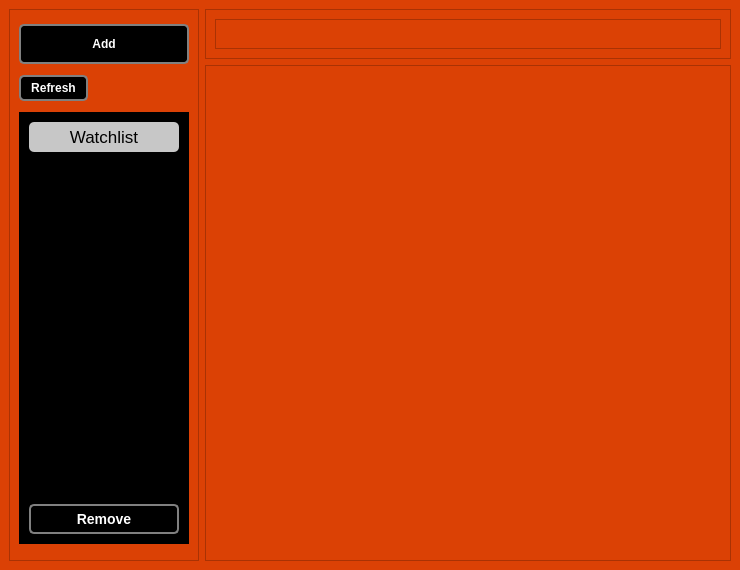
<?xml version="1.0" encoding="UTF-8"?>
<ui version="4.0">
 <class>MainWindow</class>
 <widget class="QMainWindow" name="MainWindow">
  <property name="geometry">
   <rect>
    <x>0</x>
    <y>0</y>
    <width>740</width>
    <height>570</height>
   </rect>
  </property>
  <property name="sizePolicy">
   <sizepolicy hsizetype="Fixed" vsizetype="Fixed">
    <horstretch>0</horstretch>
    <verstretch>0</verstretch>
   </sizepolicy>
  </property>
  <property name="minimumSize">
   <size>
    <width>740</width>
    <height>570</height>
   </size>
  </property>
  <property name="maximumSize">
   <size>
    <width>740</width>
    <height>570</height>
   </size>
  </property>
  <property name="windowTitle">
   <string>Process Manager</string>
  </property>
  <property name="styleSheet">
   <string notr="true">background-color: rgb(219, 65, 5);</string>
  </property>
  <widget class="QWidget" name="centralwidget">
   <layout class="QGridLayout" name="gridLayout">
    <item row="1" column="2">
     <layout class="QGridLayout" name="gridLayout_2">
      <item row="1" column="0">
       <widget class="QFrame" name="processesFrame">
        <property name="sizePolicy">
         <sizepolicy hsizetype="Preferred" vsizetype="Preferred">
          <horstretch>0</horstretch>
          <verstretch>0</verstretch>
         </sizepolicy>
        </property>
        <property name="minimumSize">
         <size>
          <width>525</width>
          <height>494</height>
         </size>
        </property>
        <property name="frameShape">
         <enum>QFrame::StyledPanel</enum>
        </property>
        <property name="frameShadow">
         <enum>QFrame::Raised</enum>
        </property>
       </widget>
      </item>
      <item row="0" column="0">
       <widget class="QFrame" name="consoleFrame">
        <property name="sizePolicy">
         <sizepolicy hsizetype="Expanding" vsizetype="Fixed">
          <horstretch>0</horstretch>
          <verstretch>0</verstretch>
         </sizepolicy>
        </property>
        <property name="maximumSize">
         <size>
          <width>16777215</width>
          <height>50</height>
         </size>
        </property>
        <property name="frameShape">
         <enum>QFrame::StyledPanel</enum>
        </property>
        <property name="frameShadow">
         <enum>QFrame::Raised</enum>
        </property>
        <layout class="QHBoxLayout" name="horizontalLayout">
         <item>
          <widget class="QPlainTextEdit" name="consoleLabel">
           <property name="cursor" stdset="0">
            <cursorShape>ForbiddenCursor</cursorShape>
           </property>
           <property name="readOnly">
            <bool>true</bool>
           </property>
          </widget>
         </item>
        </layout>
       </widget>
      </item>
     </layout>
    </item>
    <item row="1" column="1">
     <widget class="QScrollArea" name="scrollArea">
      <property name="sizePolicy">
       <sizepolicy hsizetype="Fixed" vsizetype="Expanding">
        <horstretch>0</horstretch>
        <verstretch>0</verstretch>
       </sizepolicy>
      </property>
      <property name="minimumSize">
       <size>
        <width>190</width>
        <height>0</height>
       </size>
      </property>
      <property name="horizontalScrollBarPolicy">
       <enum>Qt::ScrollBarAlwaysOff</enum>
      </property>
      <property name="widgetResizable">
       <bool>true</bool>
      </property>
      <widget class="QWidget" name="scrollAreaWidgetContents">
       <property name="geometry">
        <rect>
         <x>0</x>
         <y>0</y>
         <width>188</width>
         <height>550</height>
        </rect>
       </property>
       <layout class="QVBoxLayout" name="verticalLayout">
        <item>
         <widget class="QPushButton" name="addBtn">
          <property name="minimumSize">
           <size>
            <width>170</width>
            <height>40</height>
           </size>
          </property>
          <property name="font">
           <font>
            <weight>99</weight>
            <bold>true</bold>
           </font>
          </property>
          <property name="cursor">
           <cursorShape>PointingHandCursor</cursorShape>
          </property>
          <property name="styleSheet">
           <string notr="true">background-color: rgb(0, 0, 0);
color: rgb(255, 255, 255);
font-weight:800;
border: 2px solid grey;
border-radius: 5px;</string>
          </property>
          <property name="text">
           <string>Add</string>
          </property>
          <property name="flat">
           <bool>false</bool>
          </property>
         </widget>
        </item>
        <item>
         <layout class="QHBoxLayout" name="horizontalLayout_3">
          <item alignment="Qt::AlignLeft">
           <widget class="QPushButton" name="refreshBtn">
            <property name="minimumSize">
             <size>
              <width>69</width>
              <height>26</height>
             </size>
            </property>
            <property name="cursor">
             <cursorShape>PointingHandCursor</cursorShape>
            </property>
            <property name="styleSheet">
             <string notr="true">background-color: rgb(0, 0, 0);
color: rgb(255, 255, 255);
font-weight:800;
border: 2px solid grey;
border-radius: 5px;</string>
            </property>
            <property name="text">
             <string>Refresh</string>
            </property>
           </widget>
          </item>
         </layout>
        </item>
        <item alignment="Qt::AlignLeft">
         <widget class="QFrame" name="ProcessStuffHolder">
          <property name="sizePolicy">
           <sizepolicy hsizetype="Fixed" vsizetype="Fixed">
            <horstretch>0</horstretch>
            <verstretch>0</verstretch>
           </sizepolicy>
          </property>
          <property name="minimumSize">
           <size>
            <width>170</width>
            <height>0</height>
           </size>
          </property>
          <property name="maximumSize">
           <size>
            <width>159</width>
            <height>16777215</height>
           </size>
          </property>
          <property name="styleSheet">
           <string notr="true">background-color: rgb(0, 0, 0);</string>
          </property>
          <property name="frameShape">
           <enum>QFrame::StyledPanel</enum>
          </property>
          <property name="frameShadow">
           <enum>QFrame::Raised</enum>
          </property>
          <layout class="QVBoxLayout" name="verticalLayout_4">
           <item>
            <layout class="QVBoxLayout" name="ProcessLayout">
             <item>
              <widget class="QLabel" name="label">
               <property name="sizePolicy">
                <sizepolicy hsizetype="Preferred" vsizetype="Fixed">
                 <horstretch>0</horstretch>
                 <verstretch>0</verstretch>
                </sizepolicy>
               </property>
               <property name="minimumSize">
                <size>
                 <width>0</width>
                 <height>30</height>
                </size>
               </property>
               <property name="font">
                <font>
                 <pointsize>13</pointsize>
                 <underline>false</underline>
                 <stylestrategy>PreferAntialias</stylestrategy>
                </font>
               </property>
               <property name="styleSheet">
                <string notr="true">background-color: rgb(199, 199, 199);
border-radius: 5px;</string>
               </property>
               <property name="text">
                <string>Watchlist</string>
               </property>
               <property name="alignment">
                <set>Qt::AlignCenter</set>
               </property>
              </widget>
             </item>
             <item>
              <widget class="QFrame" name="watchlistFrame">
               <property name="sizePolicy">
                <sizepolicy hsizetype="Fixed" vsizetype="Fixed">
                 <horstretch>0</horstretch>
                 <verstretch>0</verstretch>
                </sizepolicy>
               </property>
               <property name="minimumSize">
                <size>
                 <width>150</width>
                 <height>340</height>
                </size>
               </property>
               <property name="frameShape">
                <enum>QFrame::StyledPanel</enum>
               </property>
               <property name="frameShadow">
                <enum>QFrame::Raised</enum>
               </property>
              </widget>
             </item>
             <item>
              <layout class="QVBoxLayout" name="verticalLayout_2">
               <property name="spacing">
                <number>1</number>
               </property>
               <item>
                <layout class="QGridLayout" name="gridLayout_3">
                 <property name="spacing">
                  <number>9</number>
                 </property>
                 <item row="0" column="0">
                  <widget class="QPushButton" name="removeBtn">
                   <property name="sizePolicy">
                    <sizepolicy hsizetype="Minimum" vsizetype="Minimum">
                     <horstretch>0</horstretch>
                     <verstretch>0</verstretch>
                    </sizepolicy>
                   </property>
                   <property name="minimumSize">
                    <size>
                     <width>60</width>
                     <height>30</height>
                    </size>
                   </property>
                   <property name="font">
                    <font>
                     <pointsize>-1</pointsize>
                     <weight>99</weight>
                     <bold>true</bold>
                    </font>
                   </property>
                   <property name="cursor">
                    <cursorShape>PointingHandCursor</cursorShape>
                   </property>
                   <property name="styleSheet">
                    <string notr="true">background-color: rgb(0, 0, 0);
color: rgb(255, 255, 255);
font-size: 14px;
font-weight:800;
border: 2px solid grey;
border-radius: 5px;</string>
                   </property>
                   <property name="text">
                    <string>Remove</string>
                   </property>
                  </widget>
                 </item>
                </layout>
               </item>
              </layout>
             </item>
            </layout>
           </item>
          </layout>
         </widget>
        </item>
       </layout>
      </widget>
     </widget>
    </item>
   </layout>
  </widget>
 </widget>
 <resources/>
 <connections/>
</ui>
